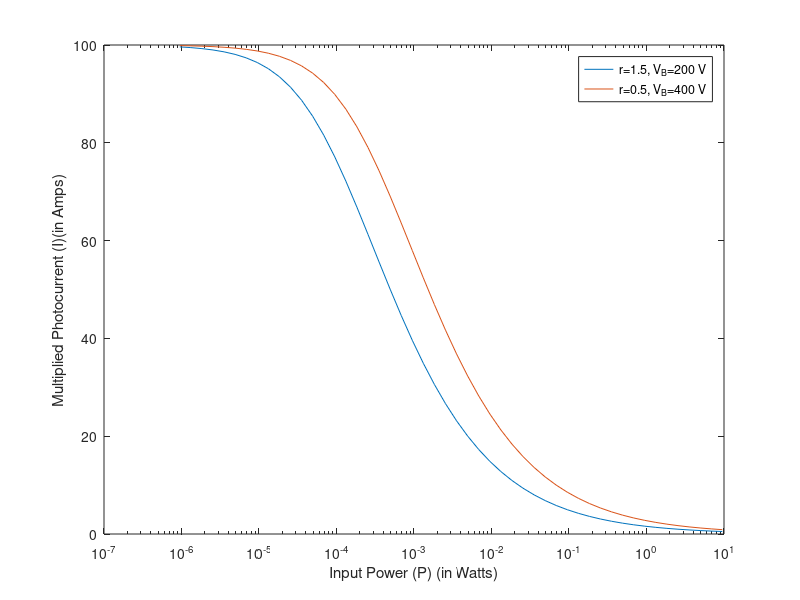

Reproduce this figure in MATLAB.
Iph = logspace(-6,1);  % primary photocurrent
P= 0.95.*Iph;
for i=1:length(Iph)
    K(i)=0.013/Iph(i);  % calculation for 1. Mst initial = 100
    T(i)=15384*Iph(i);
    J(i)=sqrt(1+T(i))-1;   % (please refer https://ieeexplore.ieee.org/stamp/stamp.jsp?arnumber=8999582)
    M1(i)=K(i)*J(i);
%M=(0.013/Iph)*(sqrt(1+(4*Iph*10000/2.6))-1); this is the formula to be
%implemented
    I1(i)=M1(i)*Iph(i);


   
K(i)=0.016/Iph(i);  % 2. Mst initial = 80
   T(i)=9624*Iph(i);
   J(i)=sqrt(1+T(i))-1;
   M2(i)=K(i)*J(i);
 I2(i)=M2(i)*Iph(i);

   K(i)=0.022/Iph(i);   % 3. Mst initial = 60 
   T(i)=5413*Iph(i);
   J(i)=sqrt(1+T(i))-1;
   M3(i)=K(i)*J(i);
I3(i)=M3(i)*Iph(i);

   K(i)=0.033/Iph(i);   % 4. Mst initial = 40 
   T(i)=2406*Iph(i);
   J(i)=sqrt(1+T(i))-1;
   M4(i)=K(i)*J(i);
I4(i)=M4(i)*Iph(i);

   K(i)=0.0665/Iph(i);   % 5. Mst initial = 20 
   T(i)=601*Iph(i);
   J(i)=sqrt(1+T(i))-1;
   M5(i)=K(i)*J(i);
  I5(i)=M5(i)*Iph(i); 

  K(i)=0.04/Iph(i);     % 6. Mst initial=100, r=1, vb=200 (basically same Mst initial but different parameters)
  T(i)=5000*Iph(i);
  J(i)=sqrt(1+T(i))-1;
  M6(i)=K(i)*J(i);
I6(i)=M5(i)*Iph(i);

end


figure(15)
semilogx(P,M1)   % M v Iph for different values of Mph initial
 hold on

%semilogx(P,M2)
%semilogx(P,M3)
%semilogx(P,M4)
%semilogx(P,M5)
semilogx(P,M6)

xlabel("Input Power (P) (in Watts)");
ylabel("Multiplication Gain (M)");
legend('r=1.5, V_B=200 V', 'r=0.5, V_B=400 V')


%figure(2)
%loglog(P,I1)     % I v P (output characteristics)
%{
hold on
loglog(P,I2)
loglog(P,I3)
loglog(P,I4)
loglog(P,I5)
%}
%title("Output model of APD");
xlabel("Input Power (P) (in Watts)");
ylabel("Multiplied Photocurrent (I)(in Amps)");





